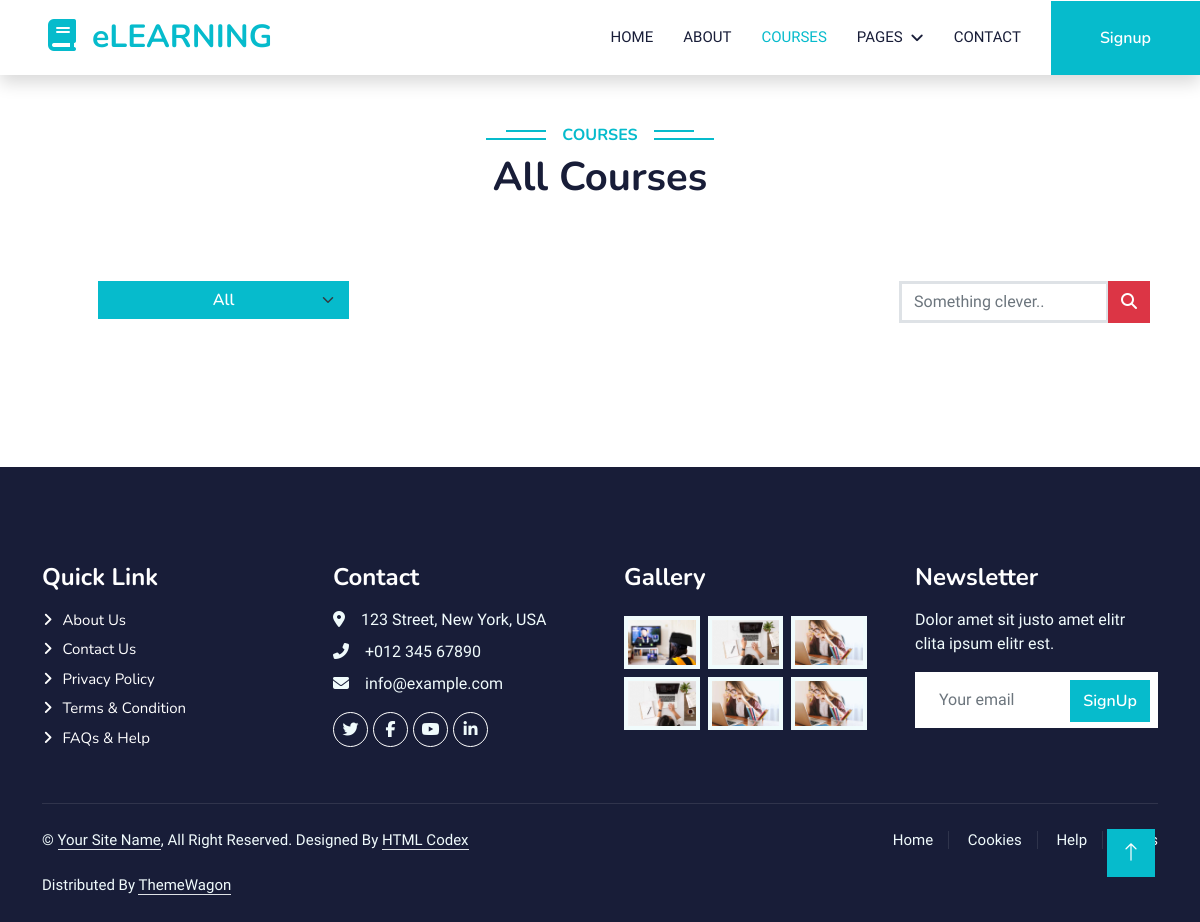
/course/, run on an earlier commit of the app's database.
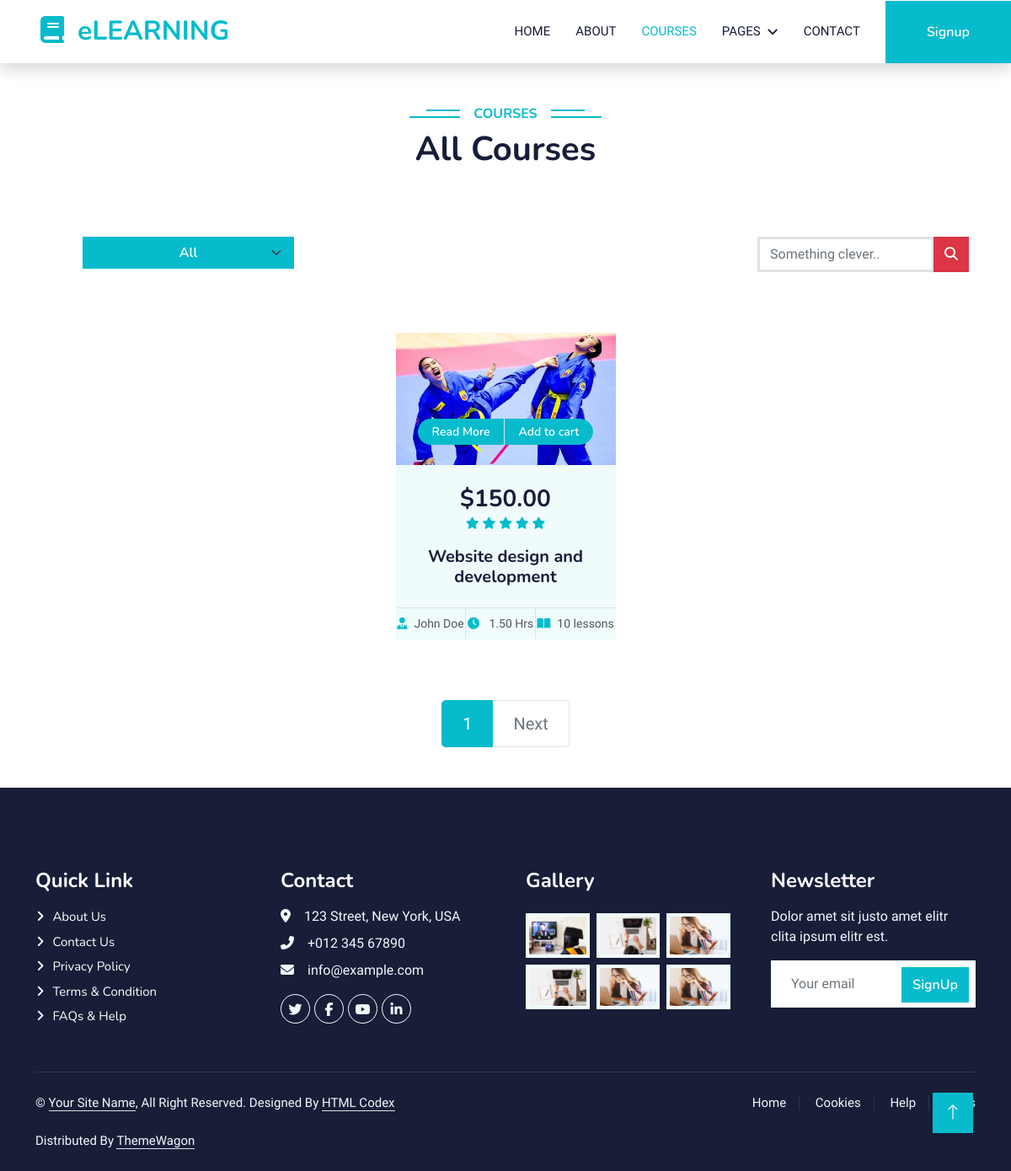
And on a later commit of the database.
### course/models.py (models this page shows, shortened)
class Course(models.Model):
    title = models.CharField(max_length=255)
    description = models.TextField()
    price = models.DecimalField(max_digits=6, decimal_places=2,
                                validators=[MinValueValidator(1)])
    instructor = models.ForeignKey(
        Instructor, on_delete=models.CASCADE, blank=True, null=True)
    language = models.CharField(max_length=50, default='English')
    category = models.ForeignKey(
        Category, on_delete=models.PROTECT, blank=True, null=True)
    COURSE_STATUS_AVAILABLE = 'A'
    COURSE_STATUS_UNAVAILABLE = 'UA'
    COURSE_STATUS_CHOICES = [
        (COURSE_STATUS_AVAILABLE, 'Available'),
        (COURSE_STATUS_UNAVAILABLE, 'Unavailable')
    ]
    lesson_number = models.PositiveBigIntegerField(null=True,
                                                   validators=[MinValueValidator(0)], blank=True)
    course_status = models.CharField(
        max_length=2, choices=COURSE_STATUS_CHOICES, default=COURSE_STATUS_AVAILABLE)
    rated = models.PositiveSmallIntegerField(null=True,
                                             validators=[MinValueValidator(0), MaxValueValidator(5)], blank=True)
    duration = models.DecimalField(max_digits=6, decimal_places=2,
                                   validators=[MinValueValidator(0)], blank=True, null=True)
    image = ResizedImageField(size=[500, 300], crop=['middle', 'center'],  upload_to="course/course_image/", null=True, blank=True, quality=100
                              )
    slug = models.SlugField(max_length=200, unique=True,
                            null=True, blank=True)
    def get_url(self):
        return reverse('course_detail', args=[self.slug])

### course/views.py (the view)
# urls.py: path('course/', include('course.urls')),
def course(request, category_slug=None):
    category_set = Category.objects.all()
    course_url = reverse('course')
    if category_slug is not None:
        categories = get_object_or_404(Category, slug=category_slug)
        courses = Course.objects.all().filter(category=categories, course_status='A')
    else:
        courses = Course.objects.all().filter(course_status='A').order_by('pk')
    page = request.GET.get('page')
    page = page or 1
    paginator = Paginator(courses, 6)
    paged_courses = paginator.get_page(page)
    course_count = courses.count()
    context = {
        'courses': paged_courses,
        'course_count': course_count,
        'categories': category_set,
        'course_url': course_url
    }
    return render(request, 'course/course.html', context=context)

### templates/course/course.html (shortened to what this page needs)
{% extends 'base.html' %} {% load static %} {% block content %}
<div class="container-xxl py-5">
  <div class="container">
    <div class="text-center wow fadeInUp" data-wow-delay="0.1s">
      <h6 class="section-title bg-white text-center text-primary px-3">
        Courses
      </h6>
      <h1 class="mb-5">All Courses</h1>
    </div>
    <div
      class="container text-center wow fadeInUp m-4 p-4 mw-100"
      data-wow-delay="0.1s"
    >
      <div class="row justify-content-between p-2 g-3">
        <div class="col-md-3">
          <select
            class="form-select btn btn-primary"
            aria-label="Default select example"
            onchange="location = this.value;"
          >
            <option class="bg-light text-dark" {% if request.path == course_url %} selected {% endif %} value="{{course_url}}">
              All
            </option>
          </select>
        </div>
        <div class="col-md-3">
          <div class="input-group mb-3">
            <input
              type="text"
              class="form-control border border-3"
              placeholder="Something clever.."
            />
            <button class="btn btn-danger" type="button">
              <i class="fa-solid fa-magnifying-glass"></i>
            </button>
          </div>
        </div>
      </div>
    </div>
    <div class="row row-cols-lg-4 row-cols-md-2 g-4 justify-content-center">
      {% for course in courses %}
      <div class="col-lg-3 col-md-6 wow fadeInUp" data-wow-delay="0.5s">
        <div class="d-flex flex-column course-item bg-light h-100">
          <div class="position-relative overflow-hidden">
            <img class="img-fluid" src="{{course.image.url}}" alt="" />
            <div
              class="w-100 d-flex justify-content-center position-absolute bottom-0 start-0 mb-4"
            >
              <a
                href="{{course.get_url}}"
                class="flex-shrink-0 btn btn-sm btn-primary px-3 border-end"
                style="border-radius: 30px 0 0 30px"
                >Read More</a
              >
              <a
                href="#"
                class="flex-shrink-0 btn btn-sm btn-primary px-3"
                style="border-radius: 0 30px 30px 0"
                >Add to cart</a
              >
            </div>
          </div>
          <div class="text-center p-4 pb-0 flex-fill">
            <h3 class="mb-0">${{course.price}}</h3>
            <div class="mb-3">
              {% for i in course.rated|center:course.rated%}
              <small class="fa fa-star text-primary"></small>
              {% endfor %}
            </div>
            <h5 class="mb-4">{{ course.title }}</h5>
          </div>
          <div class="d-flex border-top">
            <small class="flex-fill text-center border-end py-2"
              ><i class="fa fa-user-tie text-primary me-2"></i>John Doe</small
            >
            <small class="flex-fill text-center border-end py-2"
              ><i class="fa fa-clock text-primary me-2"></i> {{course.duration}}
              Hrs</small
            >
            <small class="flex-fill text-center py-2"
              ><i class="fa fa-book-open text-primary me-2"></i
              >{{course.lesson_number}} lessons
            </small>
          </div>
        </div>
      </div>
      {% endfor %}
    </div>
  </div>
</div>
{% if courses %}
<nav class="mt-4" aria-label="Page navigation sample">
  <ul class="pagination justify-content-center pagination-lg">
    {% for page in courses.paginator.page_range %}
    {% if courses.number|add:'-1' <= page and page <= courses.number|add:'1' %}
    {% if page == courses.number %}
    <li class="page-item active">
      <a class="page-link" href="{% url 'course' %}?page={{ page }}"
        >{{ page }}</a
      >
    </li>
    {% else %}
    <li class="page-item">
      <a class="page-link" href="{% url 'course' %}?page={{ page }}"
        >{{ page }}</a
      >
    </li>
    {% endif %} {% endif %} {% endfor %}
     {% if courses.has_next %}
    <li class="page-item">
      <a
        class="page-link"
        href="{% url 'course' %}?page={{courses.next_page_number}}"
        >Next</a
      >
    </li>
    {% else %}
    <li class="page-item disabled">
      <a class="page-link" href="#">Next</a>
    </li>
    {% endif %}
  </ul>
</nav>
{% endif %} {% endblock content %}

### templates/base.html (shortened to what this page needs)
{% load static %}
<!DOCTYPE html>
<html lang="en">
  <head>
    <link
    href="https://cdnjs.cloudflare.com/ajax/libs/font-awesome/5.10.0/css/all.min.css"
    rel="stylesheet"
  />
   <link rel="stylesheet" href="https://cdn.jsdelivr.net/npm/bootstrap-icons@1.10.2/font/bootstrap-icons.css">
    <link
      href="{% static 'general/lib/owlcarousel/assets/owl.carousel.min.css' %}"
      rel="stylesheet"
    />
    <link
      href="{% static 'general/lib/owlcarousel/assets/owl.carousel.min.css' %}"
      rel="stylesheet"
    />
    <link href="{% static 'general/css/bootstrap.min.css' %}" rel="stylesheet" />
    <link href="{% static 'general/css/style.css' %}" rel="stylesheet" />
  <body>
    {% include 'includes/navbar.html' %} {% block content %}{% endblock content %}
    {% include 'includes/footer.html' %}
    <a href="#" class="btn btn-lg btn-primary btn-lg-square back-to-top"
      ><i class="bi bi-arrow-up"></i
    ></a>
  </body>
</html>

### templates/includes/navbar.html (shortened to what this page needs)
{% load static %}
<nav
  class="navbar navbar-expand-lg bg-white navbar-light shadow sticky-top p-0"
>
  <a
    href="{% url 'home' %}"
    class="navbar-brand d-flex align-items-center px-4 px-lg-5"
  >
    <h2 class="m-0 text-primary"><i class="fa fa-book me-3"></i>eLEARNING</h2>
  </a>
  <div class="collapse navbar-collapse" id="navbarCollapse">
    <div class="navbar-nav ms-auto p-4 p-lg-0">
      <a
        href="{% url 'home' %}"
        class="nav-item nav-link {% if request.resolver_match.url_name == 'home' %} active {% endif %}"
        >Home</a
      >
      <a href="about.html" class="nav-item nav-link">About</a>
      <a
        href="{% url 'course' %}"
        class="nav-item nav-link {% if request.resolver_match.url_name == 'course' %} active {% endif %}"
        >Courses</a
      >
      <div class="nav-item dropdown">
        <a href="#" class="nav-link dropdown-toggle" data-bs-toggle="dropdown"
          >Pages</a
        >
      </div>
      <a href="contact.html" class="nav-item nav-link">Contact</a>
    </div>
    <div class="btn btn-primary py-4 px-lg-5 d-none d-lg-block">
      {% if account.is_authenticated %}
      <a href="{% url 'signout' %}">Signout</a>
      {% else %}
      <a href="{% url 'signup' %}">Signup</a>
      {% endif %}
    </div>
  </div>
</nav>

### templates/includes/footer.html
{% load static %}
<div
  class="container-fluid bg-dark text-light footer pt-5 mt-5 wow fadeIn"
  data-wow-delay="0.1s"
>
  <div class="container py-5">
    <div class="row g-5">
      <div class="col-lg-3 col-md-6">
        <h4 class="text-white mb-3">Quick Link</h4>
        <a class="btn btn-link" href="">About Us</a>
        <a class="btn btn-link" href="">Contact Us</a>
        <a class="btn btn-link" href="">Privacy Policy</a>
        <a class="btn btn-link" href="">Terms & Condition</a>
        <a class="btn btn-link" href="">FAQs & Help</a>
      </div>
      <div class="col-lg-3 col-md-6">
        <h4 class="text-white mb-3">Contact</h4>
        <p class="mb-2">
          <i class="fa fa-map-marker-alt me-3"></i>123 Street, New York, USA
        </p>
        <p class="mb-2"><i class="fa fa-phone-alt me-3"></i>+012 345 67890</p>
        <p class="mb-2"><i class="fa fa-envelope me-3"></i>info@example.com</p>
        <div class="d-flex pt-2">
          <a class="btn btn-outline-light btn-social" href=""
            ><i class="fab fa-twitter"></i
          ></a>
          <a class="btn btn-outline-light btn-social" href=""
            ><i class="fab fa-facebook-f"></i
          ></a>
          <a class="btn btn-outline-light btn-social" href=""
            ><i class="fab fa-youtube"></i
          ></a>
          <a class="btn btn-outline-light btn-social" href=""
            ><i class="fab fa-linkedin-in"></i
          ></a>
        </div>
      </div>
      <div class="col-lg-3 col-md-6">
        <h4 class="text-white mb-3">Gallery</h4>
        <div class="row g-2 pt-2">
          <div class="col-4">
            <img
              class="img-fluid bg-light p-1"
              src="{% static 'general/img/course-1.jpg' %}"
              alt=""
            />
          </div>
          <div class="col-4">
            <img
              class="img-fluid bg-light p-1"
              src="{% static 'general/img/course-2.jpg' %}"
              alt=""
            />
          </div>
          <div class="col-4">
            <img
              class="img-fluid bg-light p-1"
              src="{% static 'general/img/course-3.jpg' %}"
              alt=""
            />
          </div>
          <div class="col-4">
            <img
              class="img-fluid bg-light p-1"
              src="{% static 'general/img/course-2.jpg' %}"
              alt=""
            />
          </div>
          <div class="col-4">
            <img
              class="img-fluid bg-light p-1"
              src="{% static 'general/img/course-3.jpg' %}"
              alt=""
            />
          </div>
          <div class="col-4">
            <img
              class="img-fluid bg-light p-1"
              src="{% static 'general/img/course-3.jpg' %}"
              alt=""
            />
          </div>
        </div>
      </div>
      <div class="col-lg-3 col-md-6">
        <h4 class="text-white mb-3">Newsletter</h4>
        <p>Dolor amet sit justo amet elitr clita ipsum elitr est.</p>
        <div class="position-relative mx-auto" style="max-width: 400px">
          <input
            class="form-control border-0 w-100 py-3 ps-4 pe-5"
            type="text"
            placeholder="Your email"
          />
          <button
            type="button"
            class="btn btn-primary py-2 position-absolute top-0 end-0 mt-2 me-2"
          >
            <a href="/account/signup">SignUp</a>
          </button>
        </div>
      </div>
    </div>
  </div>
  <div class="container">
    <div class="copyright">
      <div class="row">
        <div class="col-md-6 text-center text-md-start mb-3 mb-md-0">
          &copy; <a class="border-bottom" href="#">Your Site Name</a>, All Right
          Reserved.
          Designed By
          <a class="border-bottom" href="https://htmlcodex.com">HTML Codex</a
          ><br /><br />
          Distributed By
          <a class="border-bottom" href="https://themewagon.com">ThemeWagon</a>
        </div>
        <div class="col-md-6 text-center text-md-end">
          <div class="footer-menu">
            <a href="">Home</a>
            <a href="">Cookies</a>
            <a href="">Help</a>
            <a href="">FQAs</a>
          </div>
        </div>
      </div>
    </div>
  </div>
</div>

### static/general/css/style.css (style rules this page uses)
:root { --primary: #06BBCC; --light: #F0FBFC; --dark: #181d38; }
a { color: white; }
.back-to-top { position: fixed; display: none; right: 45px; bottom: 45px; z-index: 99; }
.btn { font-family: 'Nunito', sans-serif; font-weight: 600; transition: .5s; }
.btn.btn-primary, .btn.btn-secondary { color: #FFFFFF; }
.btn-lg-square { width: 48px; height: 48px; }
.btn-square, .btn-sm-square, .btn-lg-square { padding: 0; display: flex; align-items: center; justify-content: center; font-weight: normal; border-radius: 0px; }
.navbar .dropdown-toggle::after { border: none; content: "\f107"; font-family: "Font Awesome 5 Free"; font-weight: 900; vertical-align: middle; margin-left: 8px; }
.navbar-light .navbar-nav .nav-link { margin-right: 30px; padding: 25px 0; color: #FFFFFF; font-size: 15px; text-transform: uppercase; outline: none; }
.navbar-light .navbar-nav .nav-link:hover, .navbar-light .navbar-nav .nav-link.active { color: var(--primary); }
.navbar-light .navbar-brand, .navbar-light a.btn { height: 75px; }
.navbar-light .navbar-nav .nav-link { color: var(--dark); font-weight: 500; }
.navbar-light.sticky-top { top: -100px; transition: .5s; }
.section-title { position: relative; display: inline-block; text-transform: uppercase; }
.section-title::before { position: absolute; content: ""; width: calc(100% + 80px); height: 2px; top: 4px; left: -40px; background: var(--primary); z-index: -1; }
.section-title::after { position: absolute; content: ""; width: calc(100% + 120px); height: 2px; bottom: 5px; left: -60px; background: var(--primary); z-index: -1; }
.category img, .course-item img { transition: .5s; }
.footer .btn.btn-social { margin-right: 5px; width: 35px; height: 35px; display: flex; align-items: center; justify-content: center; color: var(--light); font-weight: normal; border: 1px solid #FFFFFF; border-radius: 35px; transition: .3s; }
.footer .btn.btn-link { display: block; margin-bottom: 5px; padding: 0; text-align: left; color: #FFFFFF; font-size: 15px; font-weight: normal; text-transform: capitalize; transition: .3s; }
.footer .btn.btn-link::before { position: relative; content: "\f105"; font-family: "Font Awesome 5 Free"; font-weight: 900; margin-right: 10px; }
.footer .copyright { padding: 25px 0; font-size: 15px; border-top: 1px solid rgba(256, 256, 256, .1); }
.footer .copyright a { color: var(--light); }
.footer .footer-menu a { margin-right: 15px; padding-right: 15px; border-right: 1px solid rgba(255, 255, 255, .1); }
.footer .footer-menu a:last-child { margin-right: 0; padding-right: 0; border-right: none; }

What changed in the data, as far as the page shows it:
added Course: image (picture), price "150.00", rated 5 (drawn), title "Website design and development", duration "1.50", lesson_number "10"
Also different on the page:
new list line: "1"
text now shown: "Next"
